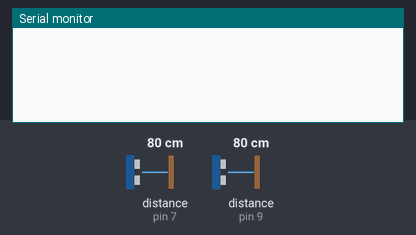
Bench run of a sketch on a simulated Arduino Uno, built with avr-gcc and run on an emulated ATmega328P. On the bench: the last lines printed to the serial monitor. Wiring (inferred from the names in the program): 2 × ultrasonic range finder: trigger pin 6, echo pin 7 / trigger pin 8, echo pin 9. Inputs (shaded band) come from the test bench; at power-on: distance to the obstacle (sensors on pin 7, pin 9) 80 cm. The echo pulse lasts 58.3 µs per cm.

Above: at 1.2 s.
1.3 s: distance to the obstacle (sensor on pin 7) set to 25 cm
At 1.6 s:
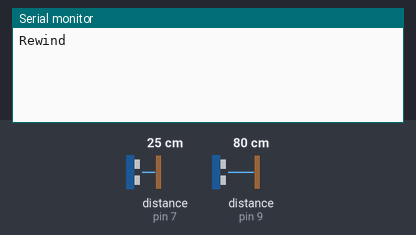
3.5 s: distance to the obstacle (sensor on pin 9) set to 35 cm
At 5.3 s:
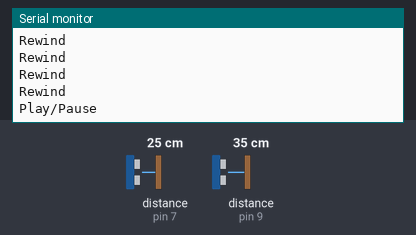

The sketch:

Hand_Gesture_Control.ino
```cpp
int trigPin1 = 6; // Trigger
int echoPin1 = 7; // Echo
int trigPin2 = 8; // Trigger
int echoPin2 = 9; // Echo
long duration1, cm1, duration2, cm2;
void setup()
{
  Serial.begin (9600);
  pinMode(trigPin1, OUTPUT);
  pinMode(echoPin1, INPUT);
  pinMode(trigPin2, OUTPUT);
  pinMode(echoPin2, INPUT);
}
void loop()
{
  // The sensor is triggered by a HIGH pulse of 10 or more microseconds.
  // Give a short LOW pulse beforehand to ensure a clean HIGH pulse:
  digitalWrite(trigPin1, LOW);
  delayMicroseconds(5);
  digitalWrite(trigPin1, HIGH);
  delayMicroseconds(10);
  digitalWrite(trigPin1, LOW);
  // Read the signal from the sensor: a HIGH pulse whose
  // duration is the time (in microseconds) from the sending
  // of the ping to the reception of its echo off of an object.
  pinMode(echoPin1, INPUT);
  duration1 = pulseIn(echoPin1, HIGH);
  // Convert the time into a distance
  cm1 = (duration1 / 2) / 29.1; // Divide by 29.1 or multiply by 0.0343
  digitalWrite(trigPin2, LOW);
  delayMicroseconds(5);
  digitalWrite(trigPin2, HIGH);
  delayMicroseconds(10);
  digitalWrite(trigPin2, LOW);
  // Read the signal from the sensor: a HIGH pulse whose
  // duration is the time (in microseconds) from the sending
  // of the ping to the reception of its echo off of an object.
  pinMode(echoPin2, INPUT);
  duration2 = pulseIn(echoPin2, HIGH);
  // Convert the time into a distance
  cm2 = (duration2 / 2) / 29.1; // Divide by 29.1 or multiply by 0.0343
  if (cm1 >= 0 && cm1 <= 10 && cm2 >=0 && cm2 <= 10)
  {
    Serial.println("Volume Down");
    delay(700);
  }
  if (cm1 >= 11 && cm1 <= 21 && cm2 >= 11 && cm2 <= 21)
  {
    Serial.println("Volume Up");
    delay(700);
  }
  if (cm1 >= 20 && cm1 <= 25)
  {
    Serial.println("Rewind");
    delay(700);
  }
  if (cm1 >= 40 && cm1 <= 45)
  {
    Serial.println("Forward");
    delay(700);
  }
  if (cm2 > 28 && cm2 <= 35)
  {
    Serial.println("Play/Pause");
    delay(700);
  }
}
```

Measured:
- after the input at 1.3 s, the serial monitor: prints a new line at once (image 1)
- after the input at 3.5 s, the serial monitor: prints a new line after 1.3 s (image 2)
